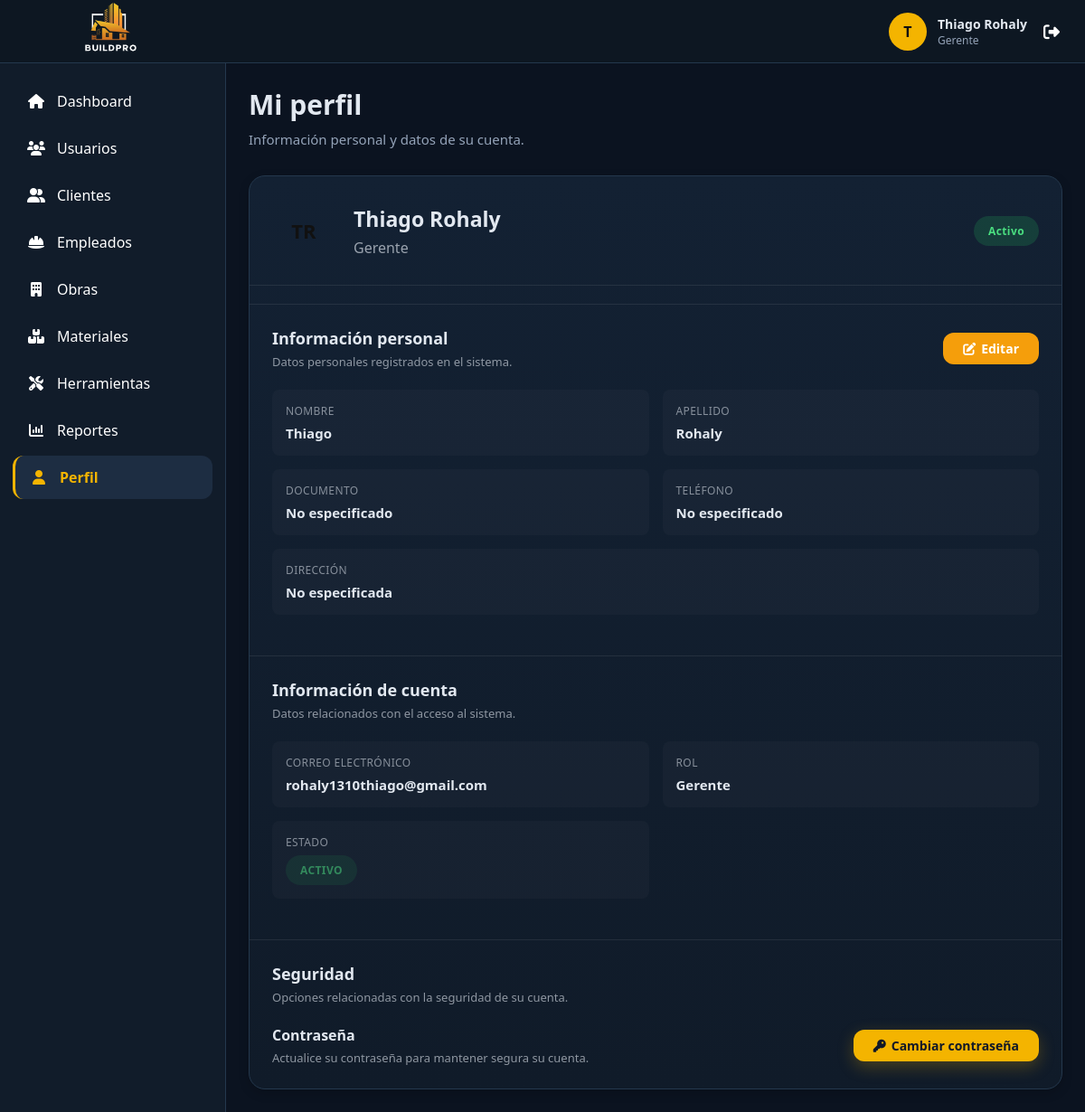
The app's page /vistas/perfil/index.php (signed in), older data.
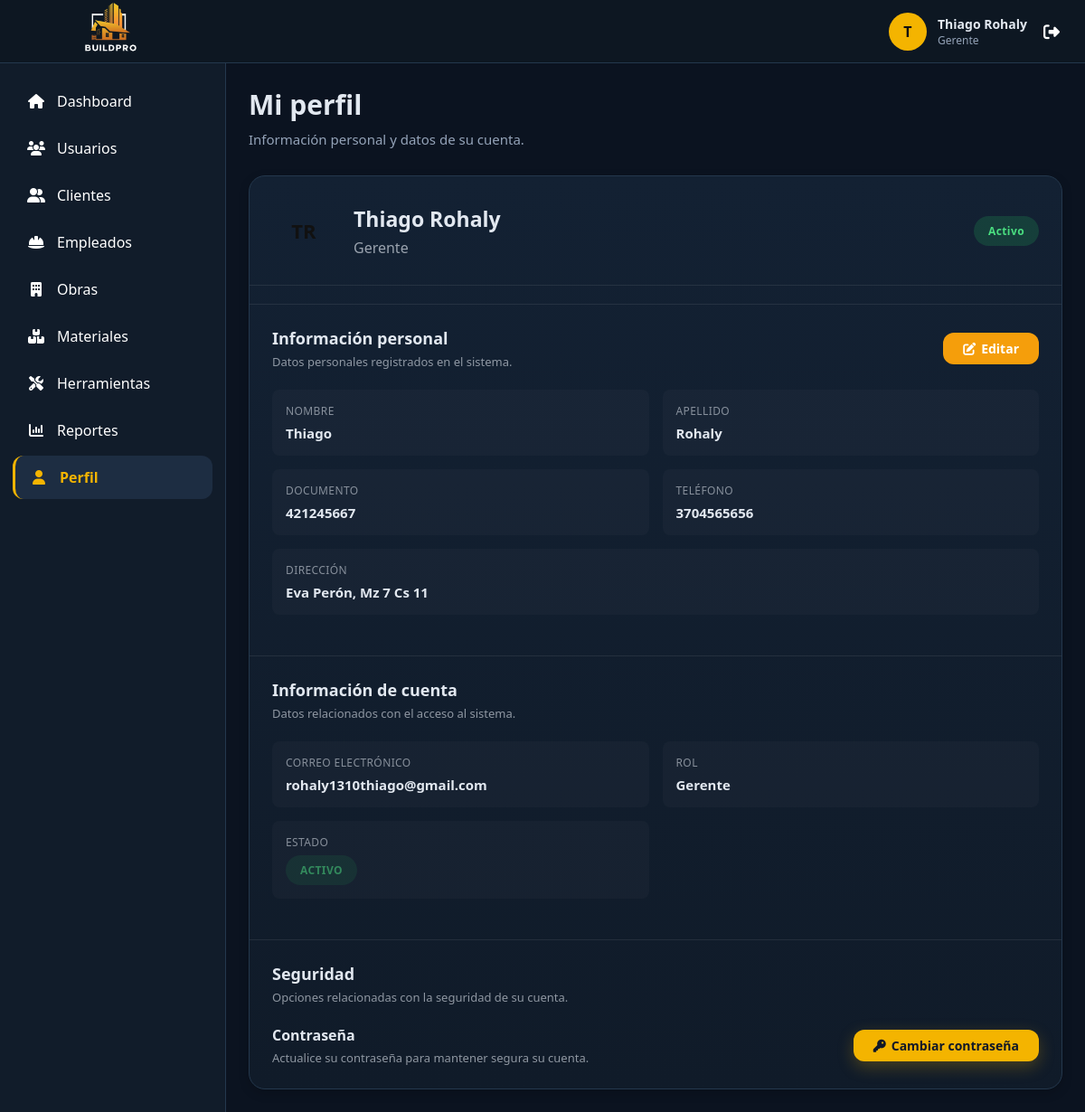
The same page, newer data.
### tables this page shows
CREATE TABLE `usuario` (
  `id_usuario` int(11) NOT NULL,
  `id_rol` int(11) NOT NULL,
  `nombre` varchar(100) NOT NULL,
  `apellido` varchar(100) NOT NULL,
  `documento` varchar(20) DEFAULT NULL,
  `correo` varchar(150) NOT NULL,
  `contraseña` varchar(255) NOT NULL,
  `telefono` varchar(20) DEFAULT NULL,
  `direccion` varchar(255) DEFAULT NULL,
  `salario` decimal(12,2) DEFAULT NULL,
  `fecha_registro` datetime DEFAULT current_timestamp(),
  `estado` tinyint(1) DEFAULT 1 COMMENT '1=Activo, 0=Inactivo'
);

CREATE TABLE `roles` (
  `id_rol` int(11) NOT NULL,
  `nombre_rol` varchar(50) NOT NULL,
  `descripcion` varchar(255) DEFAULT NULL
);

### modelos/Conexion.php (called while the page is built)
<?php
class Conexion {
    private $host = "localhost";
    private $usuario = "root";
    private $password = "";
    private $baseDatos = "constructora";
public function conectar(){
    try {
        $conexion = new PDO(
            "mysql:host=".$this->host.
            ";dbname=".$this->baseDatos.
            ";charset=utf8mb4",
            $this->usuario,
            $this->password
        );
        $conexion->setAttribute(
            PDO::ATTR_ERRMODE,
            PDO::ERRMODE_EXCEPTION
        );
        return $conexion;
    } catch(PDOException $e){
        die("Error de conexión: ".$e->getMessage());
    }
}
}
?>

### modelos/Usuario.php (called while the page is built, shortened)
<?php
require_once "Conexion.php";
class Usuario
{
    private $conexion;
    public function __construct()
    {
        $db = new Conexion();
        $this->conexion = $db->conectar();
    }
    public function buscarPorId($id)
    {
        $sql = "SELECT
                u.*,
                r.nombre_rol
            FROM usuario u
            INNER JOIN roles r
                ON u.id_rol = r.id_rol
            WHERE u.id_usuario = :id";
        $consulta = $this->conexion->prepare($sql);
        $consulta->execute([
            ":id" => $id
        ]);
        return $consulta->fetch(PDO::FETCH_ASSOC);
    }
}

### vistas/perfil/index.php (the view, shortened to what the changed rows need)
<?php
require_once "../../modelos/Usuario.php";
$id_usuario = $_SESSION["usuario"]["id"];
$usuario = new Usuario();
$perfil = $usuario->buscarPorId($id_usuario);
$nombreCompleto =
    $perfil["nombre"] . " " . $perfil["apellido"];
require_once "../../layouts/header.php";
?>
<main class="content">
    <div class="page-title no-print">
        <h1>
            Mi perfil
        </h1>
    </div>
    <div class="table-container perfil-container">
        <div class="perfil-header">
            <div class="perfil-header-info">
                <h2>
                    <?= htmlspecialchars($nombreCompleto) ?>
                </h2>
                <p>
                    <?= htmlspecialchars(
                        $perfil["nombre_rol"] ?? "Sin rol"
                    ) ?>
                </p>
            </div>
        </div>
        <div class="perfil-section">
            <div class="perfil-section-title">
                <div>
                    <h2>
                        Información personal
                    </h2>
                </div>
            </div>
            <div class="perfil-grid">
                <div class="perfil-dato">
                    <span>
                        Nombre
                    </span>
                    <strong>
                        <?= htmlspecialchars(
                            $perfil["nombre"] ?? "No especificado"
                        ) ?>
                    </strong>
                </div>
                <div class="perfil-dato">
                    <span>
                        Apellido
                    </span>
                    <strong>
                        <?= htmlspecialchars(
                            $perfil["apellido"] ?? "No especificado"
                        ) ?>
                    </strong>
                </div>
                <div class="perfil-dato">
                    <span>
                        Documento
                    </span>
                    <strong>
                        <?= htmlspecialchars(
                            $perfil["documento"] ?? "No especificado"
                        ) ?>
                    </strong>
                </div>
                <div class="perfil-dato">
                    <span>
                        Teléfono
                    </span>
                    <strong>
                        <?= htmlspecialchars(
                            $perfil["telefono"] ?? "No especificado"
                        ) ?>
                    </strong>
                </div>
                <div class="perfil-dato perfil-dato-completo">
                    <span>
                        Dirección
                    </span>
                    <strong>
                        <?= htmlspecialchars(
                            $perfil["direccion"] ?? "No especificada"
                        ) ?>
                    </strong>
                </div>
            </div>
        </div>
        <div class="perfil-section">
            <div class="perfil-section-title">
                <div>
                    <h2>
                        Información de cuenta
                    </h2>
                </div>
            </div>
            <div class="perfil-grid">
                <div class="perfil-dato">
                    <span>
                        Correo electrónico
                    </span>
                    <strong>
                        <?= htmlspecialchars(
                            $perfil["correo"] ?? "No especificado"
                        ) ?>
                    </strong>
                </div>
                <div class="perfil-dato">
                    <span>
                        Rol
                    </span>
                    <strong>
                        <?= htmlspecialchars(
                            $perfil["nombre_rol"] ?? "Sin rol"
                        ) ?>
                    </strong>
                </div>
            </div>
        </div>
        <div class="perfil-section">
            <div class="perfil-section-title">
                <div>
                    <h2>
                        Seguridad
                    </h2>
                </div>
            </div>
        </div>
    </div>
</main>
<?php
require_once "../../layouts/footer.php";
?>

Row changes from the older to the newer data that the page shows:
changed usuario "Thiago Rohaly": documento "No especificado" → "421245667"; telefono "No especificado" → "3704565656"; direccion "No especificada" → "Eva Perón, Mz 7 Cs 11"
